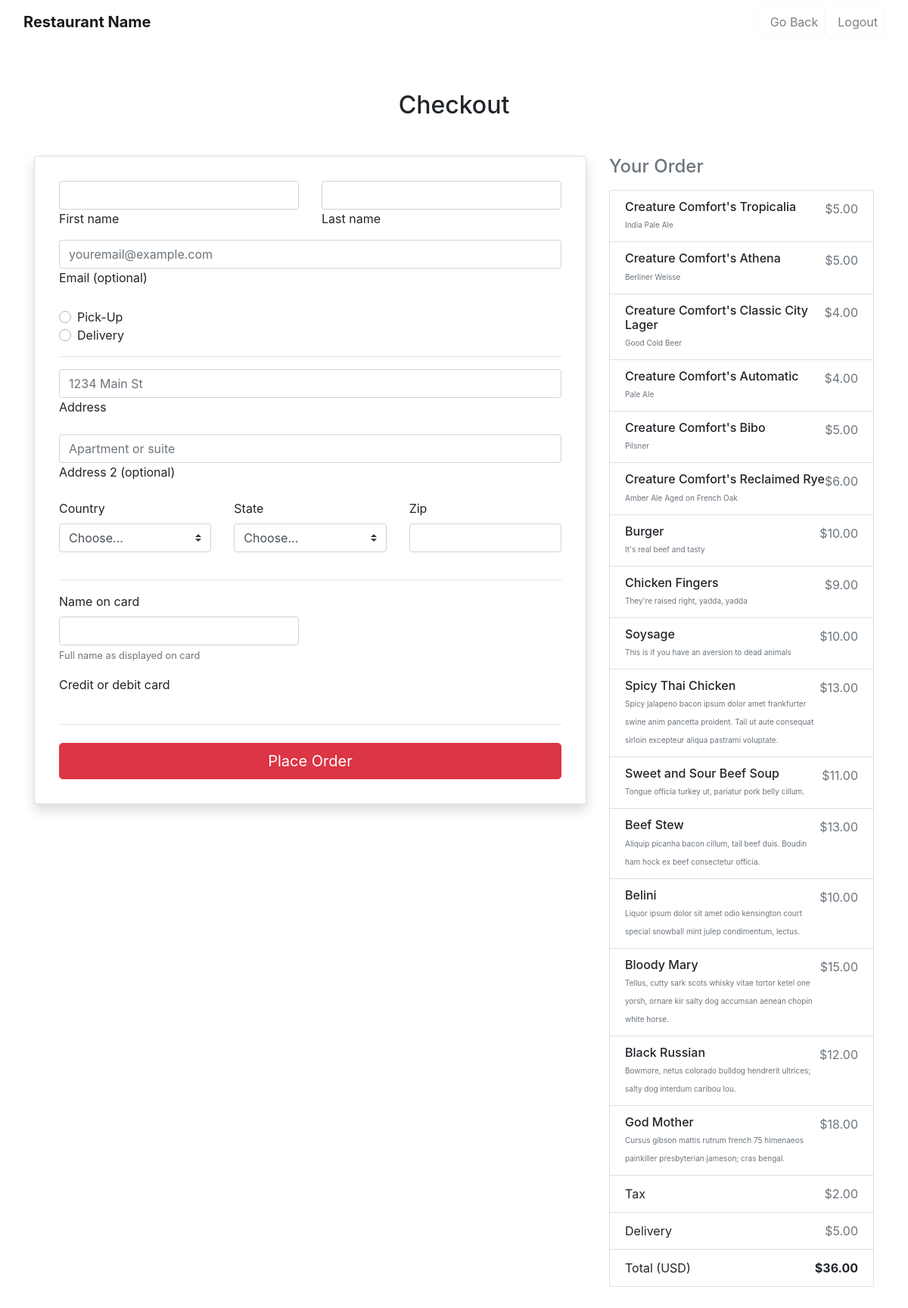
The app's page /order-online/checkout with its own data.
### adminPanel/models.py (models this page shows)
class Item(models.Model):
    item_name = models.CharField(max_length=255)
    item_desc = models.TextField()
    item_price = models.DecimalField(max_digits=7, decimal_places=2)
    item_image = models.ImageField(upload_to='images/', blank=True, null=True)
    min_calories = models.IntegerField()
    max_calories = models.IntegerField()
    dietary = models.TextField(blank=True)
    is_available = models.BooleanField()
    category = models.ForeignKey(Category, related_name='item_category', related_query_name='items', on_delete=models.CASCADE)
    subcategory = models.ForeignKey(SubCategory, related_name='item_subcategory', related_query_name='items', on_delete=models.CASCADE)
    locations = models.ManyToManyField(Location, related_name='item_location', related_query_name='items')
    created_at = models.DateTimeField(auto_now_add=True)
    updated_at = models.DateTimeField(auto_now=True)
    objects = ItemManager()

### onlineOrder/views.py (the view)
# urls.py: path('checkout', views.checkout, name="checkout"),
def checkout(request):
    context = {
        'items': Item.objects.all(),
    }
    return render(request, 'checkout.html', context)

### onlineOrder/templates/checkout.html (shortened to what this page needs)
<!DOCTYPE html>
<html lang="en">
<head>
    {% load static %}
    <link rel="stylesheet" href="https://maxcdn.bootstrapcdn.com/bootstrap/4.5.2/css/bootstrap.min.css">
</head>
<body>
  <nav class="navbar fixed-top  navbar-expand-lg navbar-light white scrolling-navbar">
    <div class="container-fluid">
      <a class="navbar-brand waves-effect" href="https://mdbootstrap.com/docs/jquery/" target="_blank">
        <strong class="blue-text">Restaurant Name</strong>
      </a>
        <ul class="navbar-nav">
            <li class="nav-item">
                <a href="/order-online" class="nav-link border border-light rounded waves-effect"
                  target="_blank">
                  Go Back
                </a>
              </li>
          <li class="nav-item">
            <a href="/login/logout" class="nav-link border border-light rounded waves-effect"
              target="_blank">
              Logout
            </a>
          </li>
        </ul>
      </div>
  </nav>
  <main class="mt-5 pt-4" style="padding-top: -0.5rem;">
    <div class="container">
      <h2 class="my-5 h2 text-center">Checkout</h2>
      <div class="row">
        <div class="col-md-8 mb-4">
          <div class="card shadow p-3 mb-5 bg-white rounded" style="padding: 2rem!important;">
              <div class="row">
                <div class="col-md-6 mb-2">
                  <div class="md">
                    <input type="text" id="firstName" class="form-control">
                    <label for="firstName" class="">First name</label>
                  </div>
                </div>
                <div class="col-md-6 mb-2">
                  <div class="md">
                    <input type="text" id="lastName" class="form-control">
                    <label for="lastName" class="">Last name</label>
                  </div>
                </div>
              </div>
              <div class="mb-1">
                <input type="text" id="email" class="form-control" placeholder="youremail@example.com">
                <label for="email" class="">Email (optional)</label>
              </div>
              <div class="my-3">
                <div class="custom-control custom-radio">
                  <label class="custom-control-label" for="pickup">Pick-Up</label>
                </div>
                <div class="custom-control custom-radio">
                  <label class="custom-control-label" for="delivery">Delivery</label>
                </div>
            <hr>
            <div id="delivery-order">
              <div class="mb-3">
                <input type="text" id="address" class="form-control" placeholder="1234 Main St">
                <label for="address" class="">Address</label>
              </div>
              <div class="mb-3">
                <input type="text" id="address-2" class="form-control" placeholder="Apartment or suite">
                <label for="address-2" class="">Address 2 (optional)</label>
              </div>
              <div class="row">
                <div class="col-lg-4 col-md-6 mb-1">
                  <label for="country">Country</label>
                  <select class="custom-select d-block w-100" id="country" required>
                    <option value="">Choose...</option>
                  </select>
                </div>
                <div class="col-lg-4 col-md-6 mb-1">
                  <label for="state">State</label>
                  <select class="custom-select d-block w-100" id="state" required>
                    <option value="">Choose...</option>
                  </select>
                </div>
                <div class="col-lg-4 col-md-6 mb-1">
                    <label for="zip">Zip</label>
                    <input type="text" class="form-control" id="zip" placeholder="" required>
                  </div>
            </div>
              </div>
              </div>
              <hr>
            <form action="/order-online/charge" method="post" id="payment-form">
                <div class="row">
                  <div class="col-md-6 mb-3">
                    <label for="cc-name">Name on card</label>
                    <input type="text" name="name" class="form-control" id="cc-name" placeholder="" required>
                    <small class="text-muted">Full name as displayed on card</small>
                  </div>
                </div>
                <div>
                    <div>
                        <label for="card-element">
                            <p>Credit or debit card</p>
                        </label>
                    </div>
                    <hr class="mb-4">
                    <button class="btn btn-danger btn-lg btn-block" type="submit">Place Order</button>
              </form>
            </div>
          </div>
        </div>
        <div class="col-md-4 mb-4">
          <h4 class="d-flex justify-content-between align-items-center mb-3">
            <span class="text-muted">Your Order</span>
          </h4>
          <ul class="list-group mb-3 z-depth-1">
            {% for item in items %}
            <li class="list-group-item d-flex justify-content-between lh-condensed">
              <div>
                <h6 class="my-0">{{item.item_name}}</h6>
                <small class="text-muted" style="font-size: 10px;">{{item.item_desc}}</small>
              </div>
              <span class="text-muted">${{item.item_price}}</span>
            </li>
            {% endfor %}
            <li class="list-group-item d-flex justify-content-between">
              <span>Tax</span>
              <span class="text-muted">$2.00</span>
            </li>
            <li class="list-group-item d-flex justify-content-between">
              <span>Delivery</span>
              <span class="text-muted">$5.00</span>
            </li>
            <li class="list-group-item d-flex justify-content-between">
              <span>Total (USD)</span>
              <strong>$36.00</strong>
            </li>
          </ul>
        </div>
      </div>
  </main>
</body>
</html>

### records on screen
Item: item_name "Creature Comfort's Tropicalia", item_desc "India Pale Ale", item_price "5.00"
Item: item_name "Creature Comfort's Athena", item_desc "Berliner Weisse", item_price "5.00"
Item: item_name "Creature Comfort's Classic City Lager", item_desc "Good Cold Beer", item_price "4.00"
Item: item_name "Creature Comfort's Automatic", item_desc "Pale Ale", item_price "4.00"
Item: item_name "Creature Comfort's Bibo", item_desc "Pilsner", item_price "5.00"
Item: item_name "Creature Comfort's Reclaimed Rye", item_desc "Amber Ale Aged on French Oak", item_price "6.00"
Item: item_name "Burger", item_desc "It's real beef and tasty", item_price "10.00"
Item: item_name "Chicken Fingers", item_desc "They're raised right, yadda, yadda", item_price "9.00"
Item: item_name "Soysage", item_desc "This is if you have an aversion to dead animals", item_price "10.00"
Item: item_name "Spicy Thai Chicken", item_desc "Spicy jalapeno bacon ipsum dolor amet frankfurter swine anim pancetta proident. Tail ut aute consequat sirloin excepteur aliqua pastrami voluptate.", item_price "13.00"
Item: item_name "Sweet and Sour Beef Soup", item_desc "Tongue officia turkey ut, pariatur pork belly cillum.", item_price "11.00"
Item: item_name "Beef Stew", item_desc "Aliquip picanha bacon cillum, tail beef duis. Boudin ham hock ex beef consectetur officia.", item_price "13.00"
Item: item_name "Belini", item_desc "Liquor ipsum dolor sit amet odio kensington court special snowball mint julep condimentum, lectus.", item_price "10.00"
Item: item_name "Bloody Mary", item_desc "Tellus, cutty sark scots whisky vitae tortor ketel one yorsh, ornare kir salty dog accumsan aenean chopin white horse.", item_price "15.00"
Item: item_name "Black Russian", item_desc "Bowmore, netus colorado bulldog hendrerit ultrices; salty dog interdum caribou lou.", item_price "12.00"
Item: item_name "God Mother", item_desc "Cursus gibson mattis rutrum french 75 himenaeos painkiller presbyterian jameson; cras bengal.", item_price "18.00"
